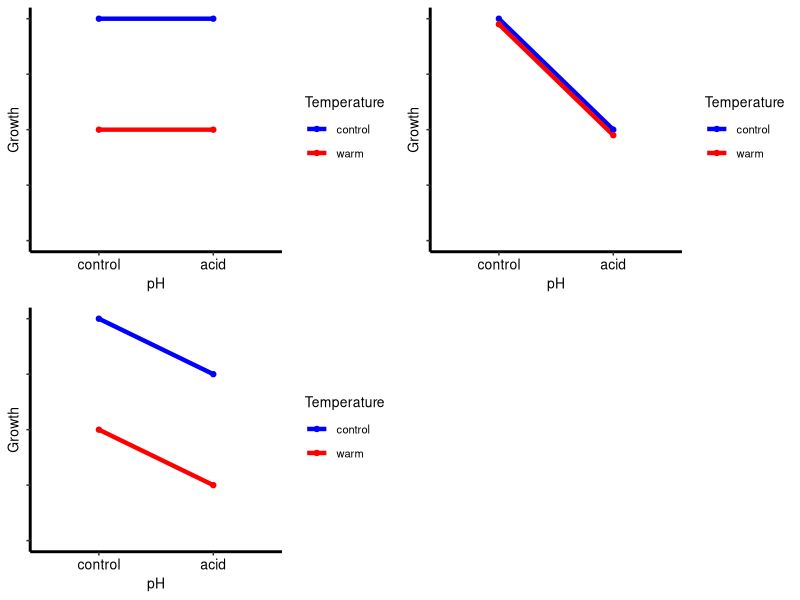
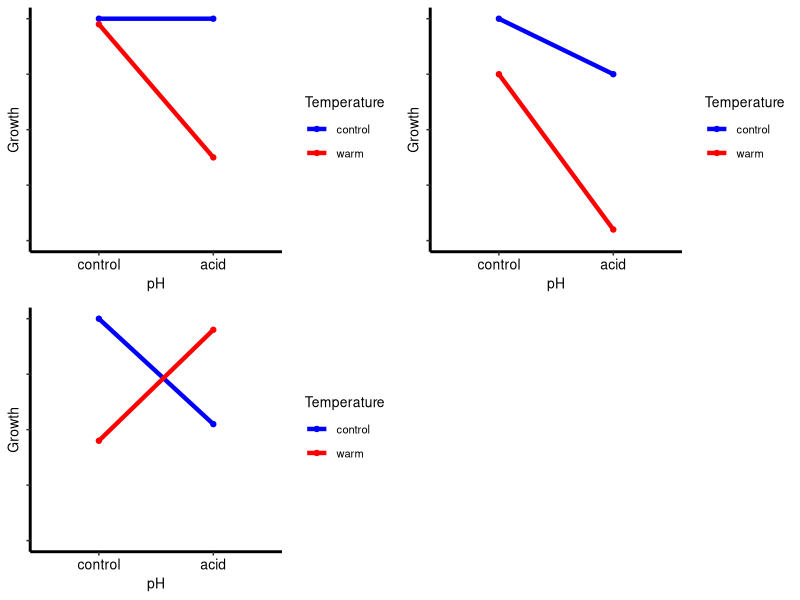
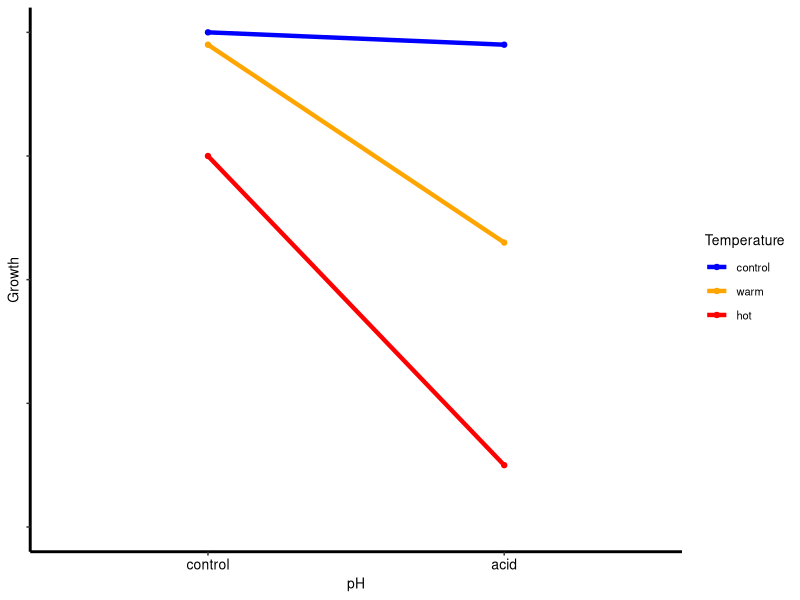

Reproduce these figures in R, in order.
## ---- chunk 1
library(dplyr)
library(ggplot2)
library(gridExtra)

IntPlots <- read.csv(file="Interaction_plots.csv", header =T)
IntPlots$pH <- ordered(IntPlots$pH, levels = c("control", "acid"))
IntPlots$Temperature <- ordered(IntPlots$Temperature, levels = c("control", "warm","hot"))

int_theme <- theme(axis.title = element_text(size = (10), colour = "black"),
                   axis.text.x = element_text(size = (10),colour = "black"),
                   axis.text.y = element_blank(),
                   axis.line = element_line(size = 1, colour = "black"), 
                   legend.title = element_text(size = (10), colour = "black"),
                   legend.text = element_text(size = (8), colour = "black"),
                   legend.key = element_blank(),
                   panel.grid.minor = element_blank(),
                   panel.grid.major = element_blank(),
                   panel.background= element_blank())


# Plots with no interactions
#A - Effect of temperature, no effect of pH

IntPlots_figA = filter(IntPlots, Figure =="NoIntA")

plotIA <- ggplot(IntPlots_figA, aes(pH, Growth, group=Temperature, col=Temperature)) + geom_line(size=1.5) + geom_point() + scale_colour_manual(values=c("blue","red"))

#B - Effect of pH, no effect of temperature

IntPlots_figB = filter(IntPlots, Figure =="NoIntB")

plotIB <- ggplot(IntPlots_figB, aes(pH, Growth, group=Temperature, col=Temperature)) + geom_line(size=1.5) + geom_point() + scale_colour_manual(values=c("blue","red"))

#C - Effect of pH and temperature

IntPlots_figC = filter(IntPlots, Figure =="NoIntC")

plotIC <- ggplot(IntPlots_figC, aes(pH, Growth, group=Temperature, col=Temperature)) + geom_line(size=1.5) + geom_point() + scale_colour_manual(values=c("blue","red"))

grid.arrange(plotIA + int_theme + ylim(0,4),
             plotIB + int_theme+ ylim(0,4), 
             plotIC+ int_theme+ ylim(0,4), ncol=2)

## ---- chunk 2
#Plots with interactions
#D -  Effect of pH only at warm temperatures

IntPlots_figD = filter(IntPlots, Figure =="IntD")

plotID <- ggplot(IntPlots_figD, aes(pH, Growth, group=Temperature, col=Temperature)) + geom_line(size=1.5) + geom_point() + scale_colour_manual(values=c("blue","red"))

#E - Effect of pH worse at warm temperatures

IntPlots_figE = filter(IntPlots, Figure =="IntE")

plotIE <- ggplot(IntPlots_figE, aes(pH, Growth, group=Temperature, col=Temperature)) + geom_line(size=1.5) + geom_point() + scale_colour_manual(values=c("blue","red"))

#F - Effect of pH reversed for different temperatures

IntPlots_figF = filter(IntPlots, Figure =="IntF")

plotIF <- ggplot(IntPlots_figF, aes(pH, Growth, group=Temperature, col=Temperature)) + geom_line(size=1.5) + geom_point() + scale_colour_manual(values=c("blue","red"))

grid.arrange(plotID + int_theme + ylim(0,4),
             plotIE + int_theme+ ylim(0,4), 
             plotIF+ int_theme+ ylim(0,4), ncol=2)

## ---- chunk 3
#G - Effect of pH reversed in only one temperature treatment

IntPlots_figG = filter(IntPlots, Figure =="IntG")

plotIG <- ggplot(IntPlots_figG, aes(pH, Growth, group=Temperature, col=Temperature)) + geom_line(size=1.5) + geom_point() + scale_colour_manual(values=c("blue","orange","red"))
                                                                                                                                                        print(plotIG + int_theme + ylim(0,4))
## ---- chunk 4
date()
